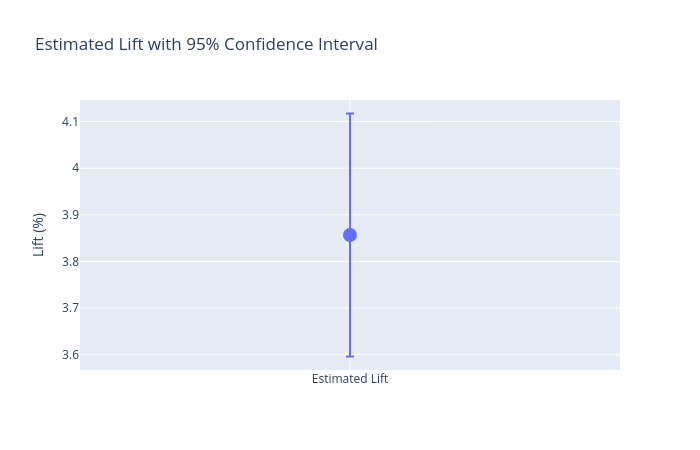

The cell this chart's notebook holds for it:
### Code cell
ci_plot_data = pd.DataFrame({
    'Metric': ['Estimated Lift'],
    'Lift': [absolute_lift * 100],
    'CI Lower': [ci_low * 100],
    'CI Upper': [ci_high * 100]
})

fig = px.scatter(
    ci_plot_data,
    x='Metric',
    y='Lift',
    error_y=[(ci_high - absolute_lift) * 100],
    error_y_minus=[(absolute_lift - ci_low) * 100],
    title='Estimated Lift with 95% Confidence Interval',
    labels={
        'Lift': 'Lift in Completion Rate (%)',
        'Metric': ''
    }
)

fig.update_traces(marker=dict(size=14))

fig.update_layout(
    yaxis_title='Lift (%)',
    width=700,
    height=450
)

fig.show()

### Figure 1 — Plotly figure (JSON) as saved in the notebook; plotly's stock layout.template omitted (floating-point values rounded to 4 significant figures)
{"data": [{"error_y": {"array": [0.2604], "arrayminus": [0.2604]}, "hovertemplate": "=%{x}<br>Lift in Completion Rate (%)=%{y}<extra></extra>", "legendgroup": "", "marker": {"color": "#636efa", "size": 14, "symbol": "circle"}, "mode": "markers", "name": "", "orientation": "v", "showlegend": false, "type": "scatter", "x": ["Estimated Lift"], "xaxis": "x", "y": [3.857], "yaxis": "y"}], "layout": {"height": 450, "legend": {"tracegroupgap": 0}, "title": {"text": "Estimated Lift with 95% Confidence Interval"}, "width": 700, "xaxis": {"anchor": "y", "domain": [0, 1], "title": {"text": ""}}, "yaxis": {"anchor": "x", "domain": [0, 1], "title": {"text": "Lift (%)"}}}}
